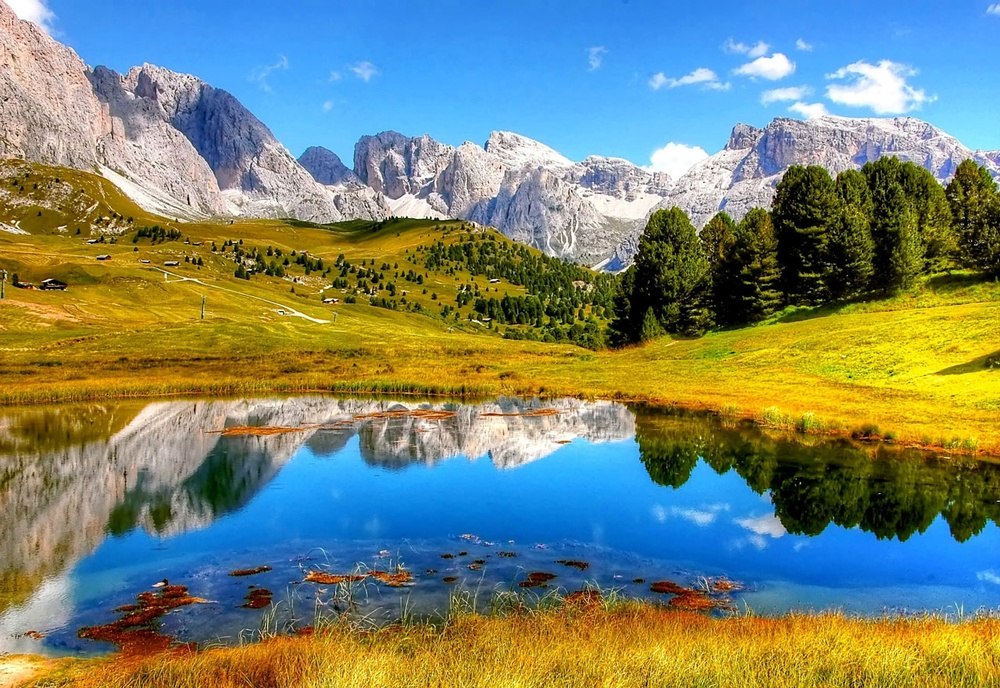
#> input picture A3/semana11/paisaje.jpg, 1000 x 688 px, shrunk from 1280 x 880 before the run
$ python imagenes5.py
#> lines starting #> are read from the running program, lines starting #| are printed output that depends on the picture
from PIL import Image

img = Image.open("paisaje.jpg")
#> img is the input picture: PIL image 1000x688 RGB; mean R, G, B 119.6, 133.5, 114.7

img.convert("L").show()
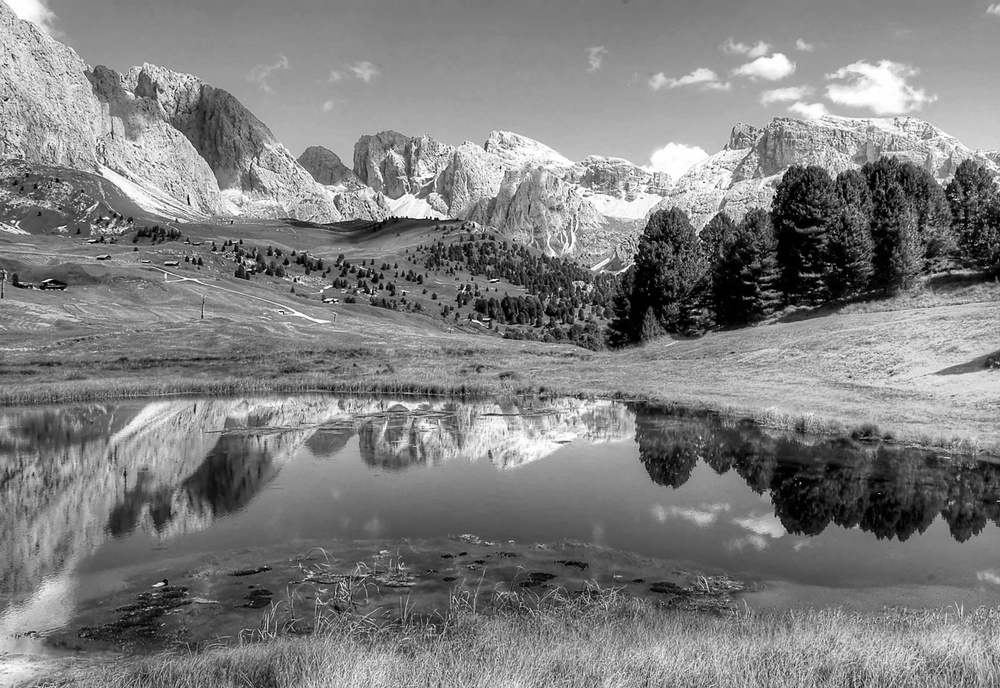
#> shown: PIL image 1000x688 L; min 0, max 255, mean 127.2
img.convert("P").show()

$ run again, with A3/semana11/img.png saved as A3/semana11/paisaje.jpg
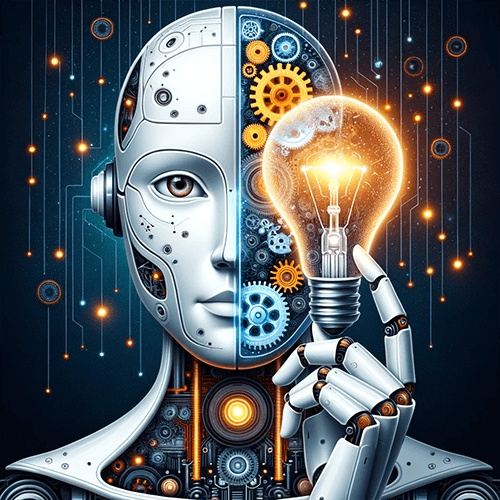
#> input picture A3/semana11/img.png, 500 x 500 px
#> img is the input picture: PIL image 500x500 RGB; mean R, G, B 86.1, 92.5, 97.3
#> `img.convert("L").show()`:
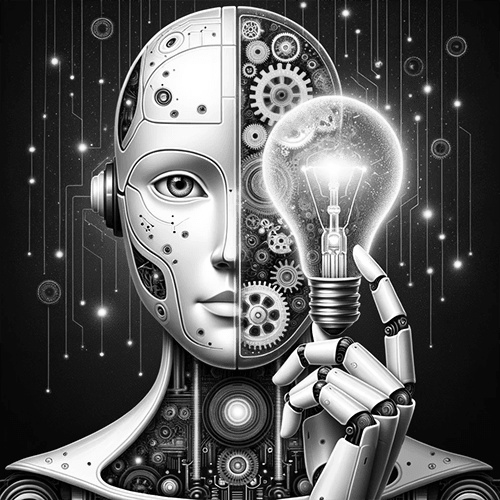
#> shown: PIL image 500x500 L; min 0, max 255, mean 91.1

$ run again, with A3/semana11/tigre.jpeg copied over A3/semana11/paisaje.jpg
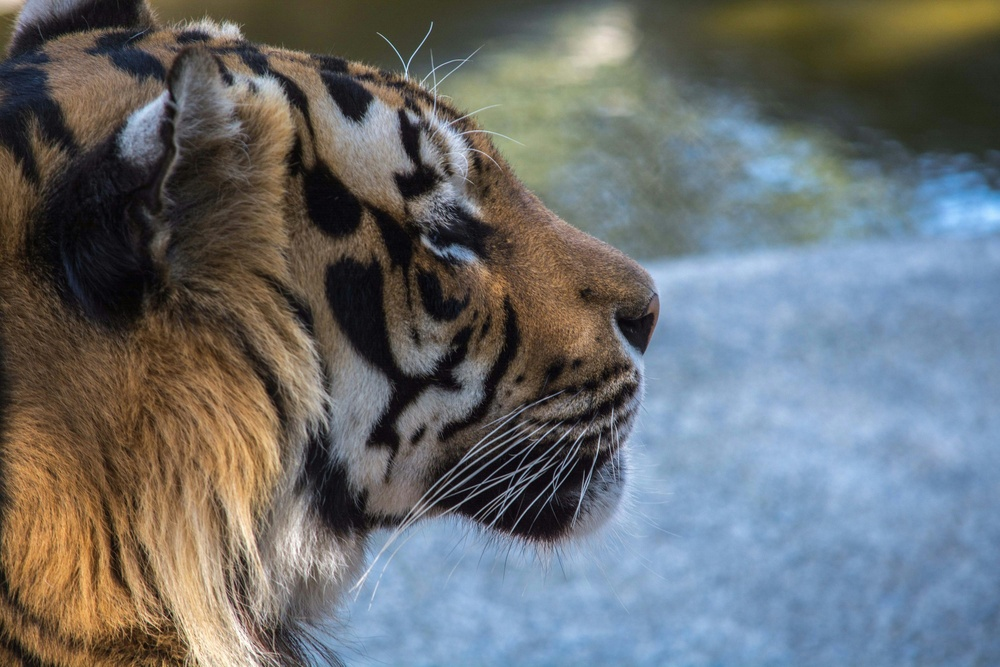
#> input picture A3/semana11/tigre.jpeg, 1000 x 667 px, shrunk from 3000 x 2000 before the run
#> img is the input picture: PIL image 1000x667 RGB; mean R, G, B 106.5, 110.2, 112.1
#> `img.convert("L").show()`:
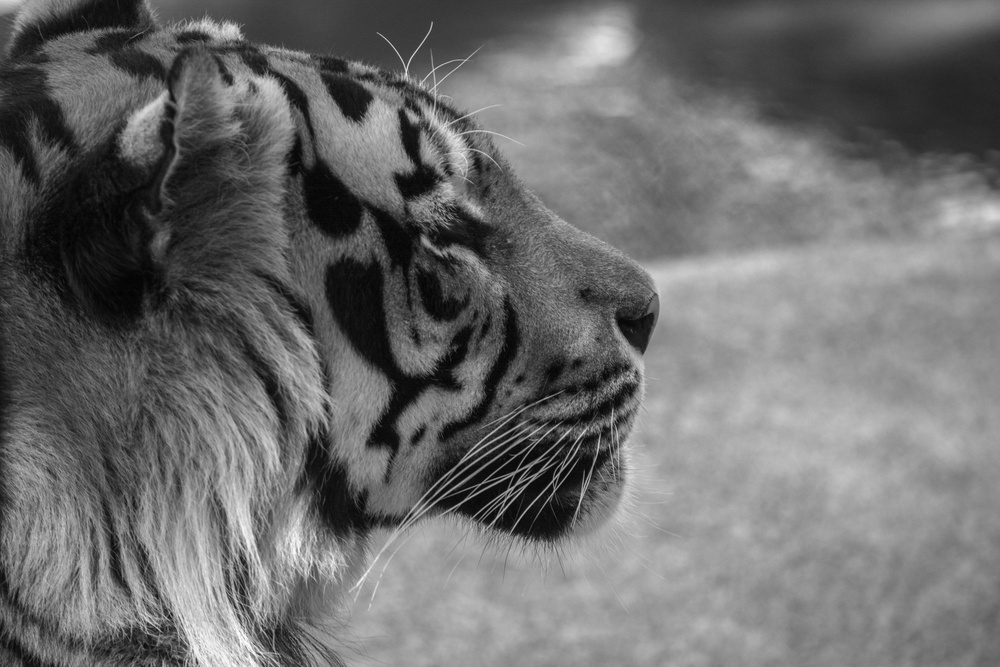
#> shown: PIL image 1000x667 L; min 1, max 254, mean 109.3
